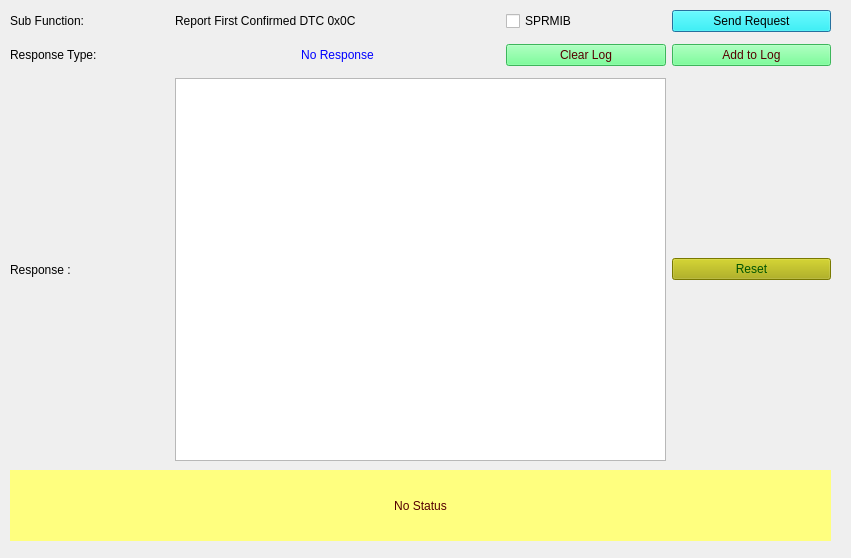
<?xml version="1.0" encoding="UTF-8"?>
<ui version="4.0">
 <class>Form_SID_19_0C</class>
 <widget class="QDialog" name="Form_SID_19_0C">
  <property name="geometry">
   <rect>
    <x>0</x>
    <y>0</y>
    <width>851</width>
    <height>558</height>
   </rect>
  </property>
  <property name="windowTitle">
   <string>Report First Confirmed DTC</string>
  </property>
  <widget class="QLabel" name="label_status">
   <property name="geometry">
    <rect>
     <x>10</x>
     <y>470</y>
     <width>821</width>
     <height>71</height>
    </rect>
   </property>
   <property name="styleSheet">
    <string notr="true">background-color: rgb(255, 255, 127);
color: rgb(85, 0, 0);
border-color: rgb(0, 0, 255);</string>
   </property>
   <property name="text">
    <string>No Status</string>
   </property>
   <property name="alignment">
    <set>Qt::AlignCenter</set>
   </property>
   <property name="wordWrap">
    <bool>true</bool>
   </property>
  </widget>
  <widget class="QWidget" name="layoutWidget">
   <property name="geometry">
    <rect>
     <x>10</x>
     <y>10</y>
     <width>821</width>
     <height>451</height>
    </rect>
   </property>
   <layout class="QGridLayout" name="gridLayout_2">
    <property name="sizeConstraint">
     <enum>QLayout::SetNoConstraint</enum>
    </property>
    <item row="0" column="0">
     <widget class="QLabel" name="label_subFunction">
      <property name="text">
       <string>Sub Function:</string>
      </property>
     </widget>
    </item>
    <item row="5" column="0">
     <widget class="QLabel" name="label_4">
      <property name="text">
       <string>Response : </string>
      </property>
     </widget>
    </item>
    <item row="2" column="0" rowspan="3">
     <widget class="QLabel" name="label_5">
      <property name="text">
       <string>Response Type: </string>
      </property>
     </widget>
    </item>
    <item row="5" column="1" colspan="3">
     <widget class="QTextBrowser" name="textBrowser_Resp"/>
    </item>
    <item row="2" column="1" rowspan="3" colspan="2">
     <widget class="QLabel" name="label_ResType">
      <property name="autoFillBackground">
       <bool>false</bool>
      </property>
      <property name="styleSheet">
       <string notr="true">color: rgb(0, 0, 255);</string>
      </property>
      <property name="text">
       <string>No Response</string>
      </property>
      <property name="alignment">
       <set>Qt::AlignCenter</set>
      </property>
     </widget>
    </item>
    <item row="0" column="1" colspan="2">
     <widget class="QLabel" name="subFunction_Name">
      <property name="text">
       <string>Report First Confirmed DTC 0x0C</string>
      </property>
     </widget>
    </item>
    <item row="0" column="3">
     <widget class="QCheckBox" name="checkBox_suppressposmsg">
      <property name="toolTip">
       <string>If selected then Suppress Positive Response Message Indication bit will be set in Subfunction</string>
      </property>
      <property name="text">
       <string>SPRMIB</string>
      </property>
     </widget>
    </item>
    <item row="0" column="4">
     <widget class="QPushButton" name="pushButton_Send19_0CReq">
      <property name="toolTip">
       <string>&lt;html&gt;&lt;head/&gt;&lt;body&gt;&lt;p&gt;Sends the 19 service subfunction 0C request to ECU&lt;/p&gt;&lt;/body&gt;&lt;/html&gt;</string>
      </property>
      <property name="styleSheet">
       <string notr="true">background-color: rgb(0, 255, 255);
border-color: rgb(0, 0, 0);
color: rgb(0, 0, 0);</string>
      </property>
      <property name="text">
       <string>Send Request</string>
      </property>
     </widget>
    </item>
    <item row="5" column="4">
     <widget class="QPushButton" name="pushButton_reset">
      <property name="styleSheet">
       <string notr="true">background-color: rgb(170, 170, 0);
font: 75 8pt &quot;MS Shell Dlg 2&quot;;
color: rgb(0, 85, 0);</string>
      </property>
      <property name="text">
       <string>Reset</string>
      </property>
     </widget>
    </item>
    <item row="3" column="4">
     <widget class="QPushButton" name="pushButton_appendLog">
      <property name="styleSheet">
       <string notr="true">background-color: rgb(85, 255, 127);
color: rgb(85, 0, 0);</string>
      </property>
      <property name="text">
       <string>Add to Log</string>
      </property>
     </widget>
    </item>
    <item row="3" column="3">
     <widget class="QPushButton" name="pushButton_clearLog">
      <property name="styleSheet">
       <string notr="true">background-color: rgb(85, 255, 127);
color: rgb(85, 0, 0);</string>
      </property>
      <property name="text">
       <string>Clear Log</string>
      </property>
     </widget>
    </item>
   </layout>
  </widget>
 </widget>
 <resources/>
 <connections/>
</ui>
